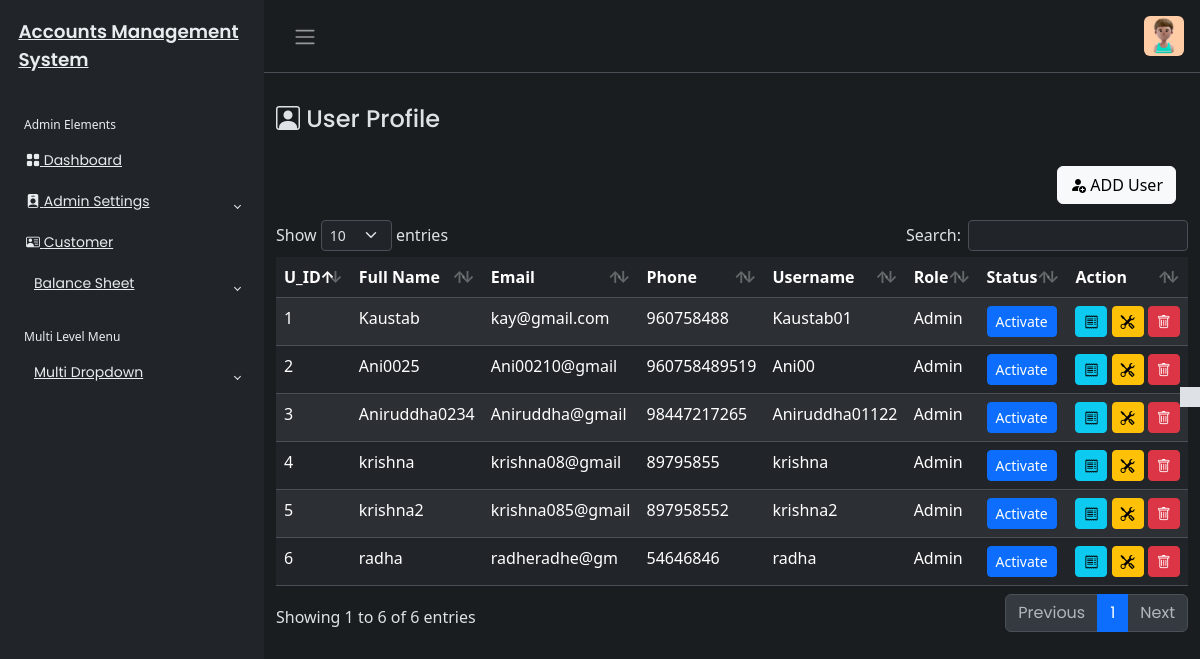
Screenshot of /User/user.php (signed in) with the database file from the repository.
### tables this page shows
CREATE TABLE `user_tbl` (
  `u_id` int(20) NOT NULL,
  `u_name` varchar(255) NOT NULL,
  `u_email` varchar(255) DEFAULT NULL,
  `u_phone` varchar(40) NOT NULL,
  `username` varchar(255) NOT NULL,
  `password` varchar(255) NOT NULL,
  `created_at` timestamp NOT NULL DEFAULT current_timestamp(),
  `updated_at` timestamp NOT NULL DEFAULT current_timestamp(),
  `u_status` varchar(400) DEFAULT NULL,
  `role` varchar(255) DEFAULT NULL
);

### User/user.php (the view, shortened to what this page needs)
<?php
include('../includes/header.php');
if(isset($_SESSION['userAuth'])&& $_SESSION['userAuth']!="")
{
    include('../includes/sidebar.php');
?>
<main class="mt-3 pt-3">
    <div class="container-fluid">
        <div class="row">
            <div class="col-md-8">
                <h4><i class="bi bi-person-square"></i> User Profile</h4>
            </div>
        <?php
        require_once('../config/dbcon.php');
        ?>
         <div class="mt-4 px-4">
            <button type="button" class="btn btn-light float-end" data-bs-toggle="modal" data-bs-target="#userModal">
                <i class="bi bi-person-fill-add"></i>
                ADD User
            </button>
         </div>
    </div>
     <?php
     try{
        $querry = "SELECT * FROM user_tbl ORDER BY u_id";
        $stmt = $pdo->prepare($querry);
        $stmt->execute();
        $result = $stmt->fetchAll(PDO::FETCH_ASSOC);
     }catch (PDOException $e){
        echo "Error fetching records:" .$e->getMessage();
        $result=[];
     }
     ?>
    <div class="mt-3">
        <table id="example" class="table table-striped data-table" style="width:100%">
            <thead>
                <tr>
                    <th>U_ID</th>
                    <th>Full Name</th>
                    <th>Email</th>
                    <th>Phone</th>
                    <th>Username</th>
                    <th>Role</th>
                    <th>Status</th>
                    <th>Action</th>
                </tr>
            </thead>
            <tbody>
                <?php foreach($result as $row){?>
                <tr>
                    <td><?php echo $row['u_id'];?></td>
                    <td><?php echo $row['u_name'];?></td>
                    <td><?php echo $row['u_email'];?></td>
                    <td><?php echo $row['u_phone'];?></td>
                    <td><?php echo $row['username'];?></td>
                    <td><?php echo $row['role'];?></td>
                    <td>
                       <a href="toggle_user.php?id=<?php echo $row['u_id']; ?>"<button type="button" class="btn btn-primary btn-sm" data-toggle="button" aria-pressed="false" autocomplete="off">
                                            <?php echo ($row['u_status'] == 'active') ? 'Inactive' : 'Activate'; ?>
                                        </a>
                    </td>
                    <td>
                    <button class="btn btn-info btn-sm viewUser" data-id="<?php echo $row['u_id']; ?>" data-bs-toggle="modal" data-bs-target="#viewUserModal"><i class="bi bi-receipt"></i></button>
                     <button class="btn btn-warning btn-sm editUser" data-id="<?php echo $row['u_id']; ?>" data-bs-toggle="modal" data-bs-target="#editUserModal"><i class="bi bi-tools"></i></button>
                     <button class="btn btn-danger btn-sm deleteUser" data-id="<?php echo $row['u_id'];?>" data-bs-toggle="modal" data-bs-target="#deleteUserModal"><i class="bi bi-trash"></i></button>
                    </td>
                </tr>
                <?php } ?>
            </tbody>
        </table>
    </div>
    </div>
</main>
<?php
include('../includes/footer.php');
}
else{
   echo '<script>
alert("Not Authorised!");
window.location.href = "../index.php";
</script>';
}

### css/style.css (style rules this page uses)
body { font-family: "Poppins", sans-serif; font-size: 0.875rem; opacity: 1; overflow-y: scroll; margin: 0; }
a { cursor: pointer; text-decoration: none; font-family: "Poppins", sans-serif; }
h4 { font-family: "Poppins", sans-serif; font-size: 1.275rem; color: var(--bs-emphasis-color); }

### rows the page displays
user_tbl: u_id "1", u_name "Kaustab", u_email "kay@gmail.com", u_phone "960758488", username "Kaustab01", role "Admin", u_status "Activate"
user_tbl: u_id "2", u_name "Ani0025", u_email "Ani00210@gmail", u_phone "960758489519", username "Ani00", role "Admin", shows "Activate"
user_tbl: u_id "3", u_name "Aniruddha0234", u_email "Aniruddha@gmail", u_phone "98447217265", username "Aniruddha01122", role "Admin", u_status "Activate"
user_tbl: u_id "4", u_name "krishna", u_email "krishna08@gmail", u_phone "89795855", username "krishna", role "Admin", shows "Activate"
user_tbl: u_id "5", u_name "krishna2", u_email "krishna085@gmail", u_phone "897958552", username "krishna2", role "Admin", shows "Activate"
user_tbl: u_id "6", u_name "radha", u_email "radheradhe@gm", u_phone "54646846", username "radha", role "Admin", shows "Activate"
